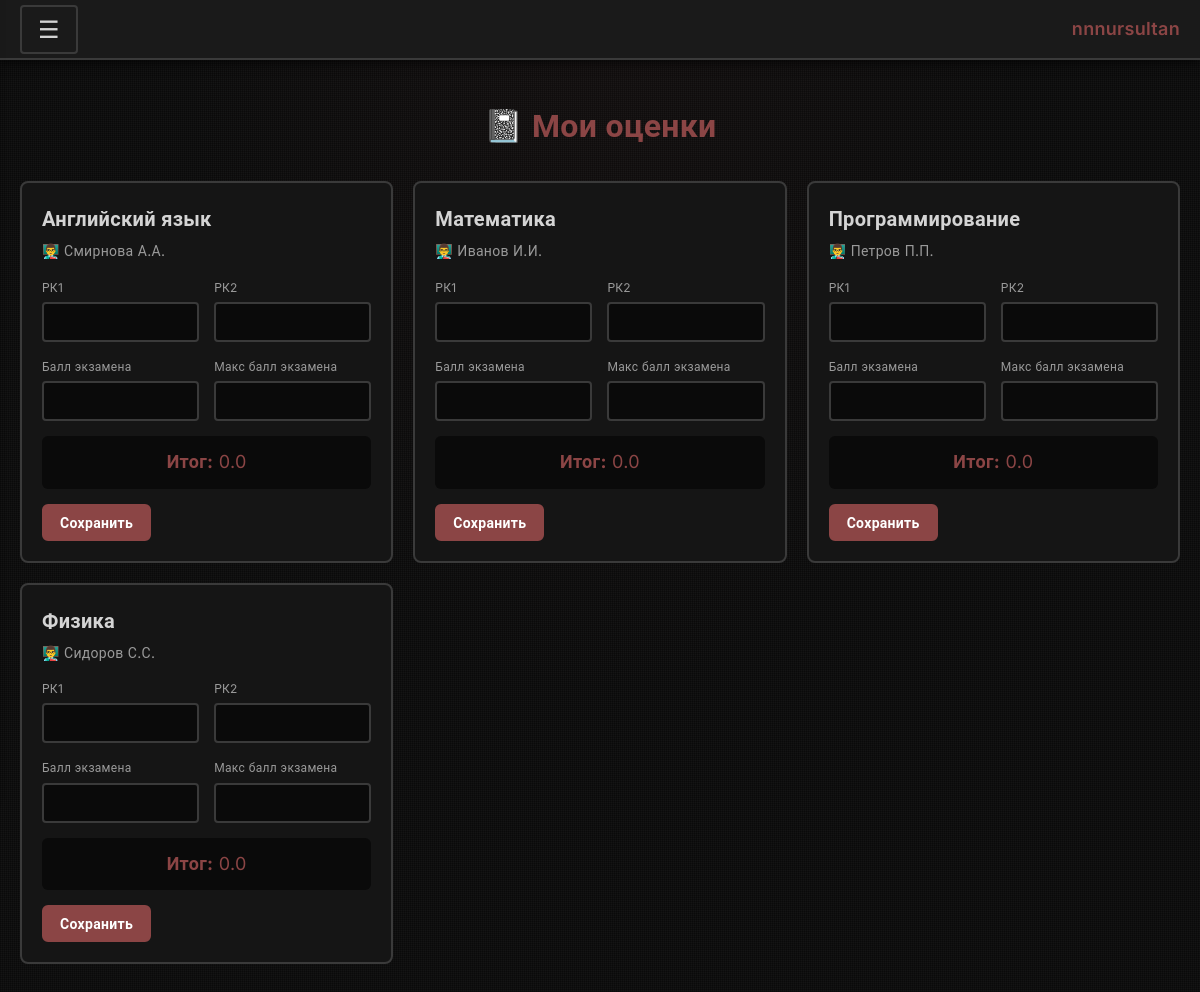
/grades.php (signed in), run on the app's committed database.
### tables this page shows
CREATE TABLE IF NOT EXISTS subjects (
  id INT AUTO_INCREMENT PRIMARY KEY,
  name VARCHAR(100) NOT NULL,
  teacher VARCHAR(100) DEFAULT '',
  teacher_phone VARCHAR(20) DEFAULT '',
  max_points INT DEFAULT 100,
  created_at TIMESTAMP DEFAULT CURRENT_TIMESTAMP
);

### grades.php (the view, shortened to what this page needs)
<?php
require_once 'db.php';
$user_id = $_SESSION['user_id'];
$stmt = $pdo->prepare("
    SELECT s.id AS subject_id, s.name, s.teacher, s.max_points,
           g.id AS grade_id, g.rk1, g.rk2, g.exam_score, g.exam_max
    FROM subjects s
    LEFT JOIN grades g ON s.id = g.subject_id AND g.user_id = ?
    ORDER BY s.name
");
$stmt->execute([$user_id]);
$subjects = $stmt->fetchAll();
include 'includes/header.php';
?>
<div class="page-content">
    <h2 class="page-title">📓 Мои оценки</h2>
    <div class="grades-container">
        <?php foreach ($subjects as $subject): ?>
            <div class="grade-card">
                <h3 class="grade-subject"><?= htmlspecialchars($subject['name']) ?></h3>
                <p class="grade-teacher">👨‍🏫 <?= htmlspecialchars($subject['teacher']) ?></p>
                <form method="POST" action="grades.php" class="grade-form">
                    <div class="grade-inputs">
                        <div class="grade-input-group">
                            <label>РК1</label>
                            <input type="number" name="rk1" step="0.1" min="0" max="100"
                                   value="<?= $subject['rk1']; ?>">
                        </div>
                        <div class="grade-input-group">
                            <label>РК2</label>
                            <input type="number" name="rk2" step="0.1" min="0" max="100"
                                   value="<?= $subject['rk2']; ?>">
                        </div>
                        <div class="grade-input-group">
                            <label>Балл экзамена</label>
                            <input type="number" name="exam_score" step="0.1" min="0" max="<?= $subject['exam_max']; ?>"
                                   value="<?= $subject['exam_score']; ?>">
                        </div>
                        <div class="grade-input-group">
                            <label>Макс балл экзамена</label>
                            <input type="number" name="exam_max" step="0.1" min="0"
                                   value="<?= $subject['exam_max']; ?>">
                        </div>
                    </div>
                    <?php
                    $exam_percent = $subject['exam_max'] > 0 ? ($subject['exam_score'] / $subject['exam_max']) : 0;
                    $total = ($subject['rk1'] + $subject['rk2']) * 0.3 + ($exam_percent * 100) * 0.4;
                    ?>
                    <div class="grade-total">
                        <strong>Итог:</strong> <?= number_format($total, 1); ?>
                    </div>
                    <button type="submit" class="btn-primary btn-sm">Сохранить</button>
                </form>
            </div>
        <?php endforeach; ?>
    </div>
</div>
<?php include 'includes/footer.php'; ?>

### includes/header.php (shortened to what this page needs)
<!DOCTYPE html>
<html lang="ru">
<head>
    <link rel="stylesheet" href="/assets/style.css">
</head>
<body>
    <?php
    if (isset($_SESSION['user_id'])) {
        include __DIR__ . '/navbar.php';
    }
    ?>
    <div class="container">

### includes/navbar.php (shortened to what this page needs)
<div class="top-bar">
    <button class="menu-toggle" id="menuToggle">☰</button>
    <div class="user-info">
        <span class="username"><?php echo htmlspecialchars($_SESSION['username'] ?? 'Студент'); ?></span>
    </div>
</div>

### includes/footer.php (shortened to what this page needs)
</div>
</body>
</html>

### assets/style.css (style rules this page uses)
:root { --bg-dark: #0a0a0a; --bg-paper: #1a1a1a; --bg-card: #151515; --border-sketch: #3a3a3a; --text-primary: #d4d4d4; --text-secondary: #9a9a9a; --text-muted: #666666; --accent-primary: #8b4545; --accent-danger: #d63031; --accent-warning: #c44d4d; --accent-red: #a83232; --sketch-shadow: rgba(0, 0, 0, 0.7); }
* { margin: 0; padding: 0; box-sizing: border-box; }
body { font-family: 'Inter', 'Roboto', sans-serif; background-color: var(--bg-dark); background-image: repeating-linear-gradient(0deg, transparent, transparent 1px, rgba(255,255,255,.02) 1px, rgba(255,255,255,.02) 2px), repeating-linear-gradient(90deg, transparent, transparent 1px, rgba(255,255,255,.02) 1px, rgba(255,255,255,.02) 2px), radial-gradient(ellipse at top, rgba(139, 69, 69, 0.05) 0%, transparent 50%); color: var(--text-primary); line-height: 1.6; min-height: 100vh; }
body, h1, h2, h3, h4, h5, h6, .auth-title, .logo, input, select, textarea, button { font-family: 'Inter', 'Roboto', sans-serif !important; letter-spacing: 0.3px; }
h1, h2, h3, .auth-title, .logo { font-weight: 600; }
.container { max-width: 1200px; margin: 0 auto; padding: 80px 20px 20px; }
.top-bar { position: fixed; top: 0; left: 0; right: 0; height: 60px; background: var(--bg-paper); border-bottom: 2px solid var(--border-sketch); display: flex; align-items: center; justify-content: space-between; padding: 0 20px; z-index: 100; box-shadow: 0 2px 10px var(--sketch-shadow); }
.menu-toggle { background: none; border: 2px solid var(--border-sketch); color: var(--text-primary); font-size: 24px; padding: 8px 16px; cursor: pointer; border-radius: 4px; transition: all 0.3s ease; }
.user-info { display: flex; align-items: center; gap: 10px; }
.username { font-family: 'Inter', 'Roboto', sans-serif; font-size: 18px; font-weight: 600; color: var(--accent-primary); }
.btn-primary { width: 100%; padding: 14px 24px; background: var(--accent-primary); color: #fff; border: 2px solid var(--accent-primary); border-radius: 6px; font-size: 16px; font-weight: 600; cursor: pointer; transition: all 0.3s ease; }
.btn-sm { padding: 8px 16px; font-size: 14px; width: auto; }
.page-content { padding: 20px 0; }
.page-title { font-size: 32px; margin-bottom: 30px; color: var(--accent-primary); text-align: center; }
.schedule-grid, .grades-container, .recommendations-grid, .tasks-list, .debts-list { display: grid; gap: 20px; }
.schedule-card, .grade-card, .recommendation-card, .task-card, .debt-card { background: var(--bg-card); border: 2px solid var(--border-sketch); border-radius: 8px; padding: 20px; transition: all 0.3s ease; position: relative; }
.grade-subject { font-size: 20px; margin-bottom: 5px; }
.grade-teacher { color: var(--text-secondary); font-size: 14px; margin-bottom: 15px; }
.grade-inputs { display: grid; grid-template-columns: repeat(auto-fit, minmax(100px, 1fr)); gap: 15px; margin-bottom: 15px; }
.grade-input-group label { display: block; font-size: 12px; color: var(--text-secondary); margin-bottom: 5px; }
.grade-input-group input { width: 100%; padding: 8px; background: var(--bg-dark); border: 2px solid var(--border-sketch); border-radius: 4px; color: var(--text-primary); font-size: 16px; }
.grade-total { text-align: center; padding: 12px; background: var(--bg-dark); border-radius: 6px; margin-bottom: 15px; font-size: 18px; color: var(--accent-primary); }
@media (min-width: 1200px) { .recommendations-grid, .grades-container { grid-template-columns: repeat(2, 1fr); } }
@media (min-width: 1024px) { .grades-container { grid-template-columns: repeat(3, 1fr); } }

### data on the page
subjects: name "Английский язык", teacher "Смирнова А.А.", total "0.0"
subjects: name "Математика", teacher "Иванов И.И.", total "0.0"
subjects: name "Программирование", teacher "Петров П.П.", total "0.0"
subjects: name "Физика", teacher "Сидоров С.С.", total "0.0"

### other printed values
$_SESSION['username'] "nnnursultan"
